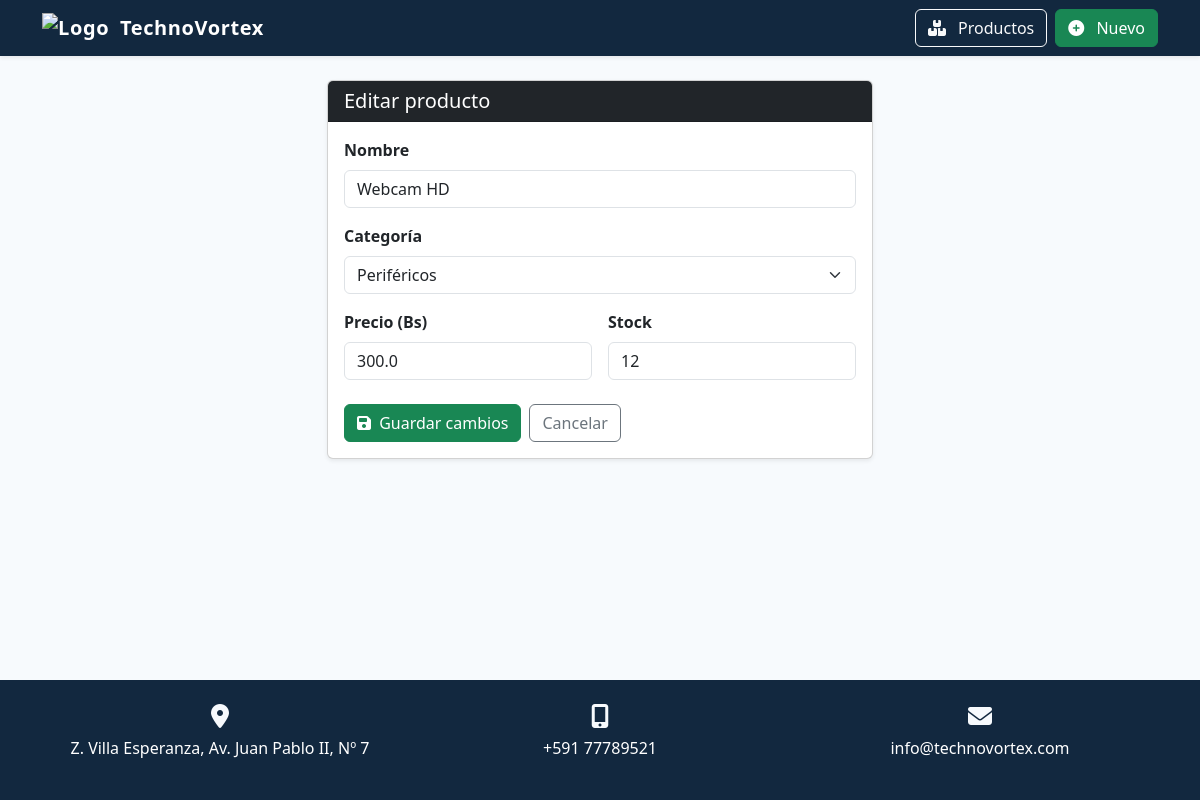
/editar/5, run on the app's committed database.
### tables this page shows
CREATE TABLE productos (
            id        INTEGER PRIMARY KEY AUTOINCREMENT,
            nombre    TEXT    NOT NULL,
            categoria TEXT    NOT NULL,
            precio    REAL    NOT NULL,
            stock     INTEGER NOT NULL
        );

### app.py (the view, shortened to what this page needs)
@app.route("/editar/<int:id>", methods=["GET", "POST"])
def editar(id):
    db      = get_db()
    producto = db.execute("SELECT * FROM productos WHERE id=?", (id,)).fetchone()
    if not producto:
        return redirect(url_for("index"))
    error = None
    return render_template("formulario.html", accion="Editar", producto=producto, error=error)

### app.py (called while the page is built)
def get_db():
    if "db" not in g:
        g.db = sqlite3.connect(DATABASE)
        g.db.row_factory = sqlite3.Row
    return g.db

### templates/formulario.html (shortened to what this page needs)
{% extends "base.html" %}
{% block content %}
<div class="row justify-content-center">
  <div class="col-md-6">
    <div class="card shadow-sm">
      <div class="card-header bg-dark text-white">
        <h5 class="mb-0">{{ accion }} producto</h5>
      </div>
      <div class="card-body">
        <form method="POST">
          <div class="mb-3">
            <label class="form-label fw-semibold">Nombre</label>
            <input type="text" name="nombre" class="form-control" required
              value="{{ producto.nombre if producto else '' }}" placeholder="Ej. Teclado Mecánico">
          </div>
          <div class="mb-3">
            <label class="form-label fw-semibold">Categoría</label>
            <select name="categoria" class="form-select" required>
              {% set cats = ["Periféricos", "Pantallas", "Audio", "Accesorios",
              "Computadoras", "Almacenamiento", "Redes", "Otro"] %}
              {% for cat in cats %}
              <option value="{{ cat }}" {{ 'selected' if producto and producto.categoria==cat else '' }}>
                {{ cat }}
              </option>
              {% endfor %}
            </select>
          </div>
          <div class="row g-3 mb-3">
            <div class="col">
              <label class="form-label fw-semibold">Precio (Bs)</label>
              <input type="number" name="precio" class="form-control" required step="0.01" min="0"
                value="{{ producto.precio if producto else '' }}" placeholder="0.00">
            </div>
            <div class="col">
              <label class="form-label fw-semibold">Stock</label>
              <input type="number" name="stock" class="form-control" required min="0"
                value="{{ producto.stock if producto else '' }}" placeholder="0">
            </div>
          </div>
          <div class="d-flex gap-2 mt-4">
            <button type="submit" class="btn btn-success">
              {% if accion == 'Editar' %}
              <i class="fas fa-save me-1"></i> Guardar cambios
              {% else %}
              <i class="fas fa-plus-circle me-1"></i> Registrar producto
              {% endif %}
            </button>
            <a href="/" class="btn btn-outline-secondary">Cancelar</a>
          </div>
        </form>
      </div>
    </div>
  </div>
</div>
{% endblock %}

### templates/base.html (style rules this page uses)
html, body { height: 100%; margin: 0; }
body { display: flex; flex-direction: column; background: #f7fafd; position: relative; }

### data on the page
productos: nombre "Webcam HD", precio "300.0", stock "12"

### other printed values
{{ accion }} "Editar"
form field categoria "Periféricos"
